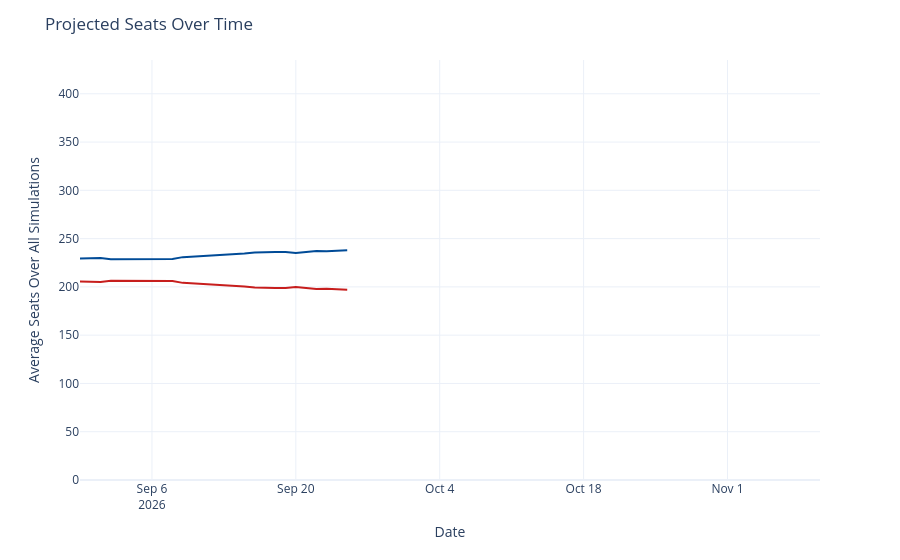

The code cell stored with this chart in its notebook:
### Code cell
seats_over_time = output_ts[(output_ts['geo'] == 'US House') &
                             (output_ts['type'] == 'seats')]
seats_over_time['rep_seats'] = seats_over_time['y'].map(lambda x: 435 - x)
seats_over_time = seats_over_time.rename({'y': 'Democrats', 'rep_seats': 'Republicans'}, axis=1)
seats_time_ser = px.line(seats_over_time, x='date', y=['Democrats', 'Republicans'], template='plotly_white',
                        color_discrete_map={'Democrats': '#004b97', 'Republicans': '#c71e1d'},)
seats_time_ser.update_traces(hovertemplate="%{y:.1f}")
seats_time_ser.update_layout(
    xaxis=dict(range=[pd.to_datetime('2026-08-30'), pd.to_datetime('2026-11-10')]),
    yaxis=dict(range=[0, 435]),
    xaxis_title='Date',
    yaxis_title='Average Seats Over All Simulations',
    title=dict(text="Projected Seats Over Time"),
    hovermode="x",
    showlegend=False
)
seats_time_ser

### Figure 1 — Plotly figure (JSON) as saved in the notebook; plotly's stock layout.template omitted (floating-point values rounded to 4 significant figures)
{"data": [{"hovertemplate": "%{y:.1f}", "legendgroup": "Democrats", "line": {"color": "#004b97", "dash": "solid"}, "marker": {"symbol": "circle"}, "mode": "lines", "name": "Democrats", "orientation": "v", "showlegend": true, "type": "scatter", "x": ["2026-08-30", "2026-08-31", "2026-09-01", "2026-09-02", "2026-09-03", "2026-09-04", "2026-09-05", "2026-09-06", "2026-09-07", "2026-09-08", "2026-09-09", "2026-09-14", "2026-09-15", "2026-09-16", "2026-09-17", "2026-09-18", "2026-09-19", "2026-09-20", "2026-09-21", "2026-09-22", "2026-09-23", "2026-09-24", "2026-09-25"], "xaxis": "x", "y": [229.4, 230.0, 230.0, 228.5, 228.5, 228.7, 228.7, 228.9, 228.8, 228.9, 230.8, 233.6, 234.7, 235.7, 236.2, 236.1, 236.0, 235.0, 236.2, 237.2, 236.9, 237.4, 237.9], "yaxis": "y"}, {"hovertemplate": "%{y:.1f}", "legendgroup": "Republicans", "line": {"color": "#c71e1d", "dash": "solid"}, "marker": {"symbol": "circle"}, "mode": "lines", "name": "Republicans", "orientation": "v", "showlegend": true, "type": "scatter", "x": ["2026-08-30", "2026-08-31", "2026-09-01", "2026-09-02", "2026-09-03", "2026-09-04", "2026-09-05", "2026-09-06", "2026-09-07", "2026-09-08", "2026-09-09", "2026-09-14", "2026-09-15", "2026-09-16", "2026-09-17", "2026-09-18", "2026-09-19", "2026-09-20", "2026-09-21", "2026-09-22", "2026-09-23", "2026-09-24", "2026-09-25"], "xaxis": "x", "y": [205.6, 205.0, 205.0, 206.5, 206.5, 206.3, 206.3, 206.1, 206.2, 206.1, 204.2, 201.4, 200.3, 199.3, 198.8, 198.9, 199.0, 200.0, 198.8, 197.8, 198.1, 197.6, 197.1], "yaxis": "y"}], "layout": {"hovermode": "x", "legend": {"title": {"text": "variable"}, "tracegroupgap": 0}, "margin": {"t": 60}, "showlegend": false, "title": {"text": "Projected Seats Over Time"}, "xaxis": {"anchor": "y", "domain": [0, 1], "range": ["2026-08-30T00:00:00", "2026-11-10T00:00:00"], "title": {"text": "Date"}}, "yaxis": {"anchor": "x", "domain": [0, 1], "range": [0, 435], "title": {"text": "Average Seats Over All Simulations"}}}}
